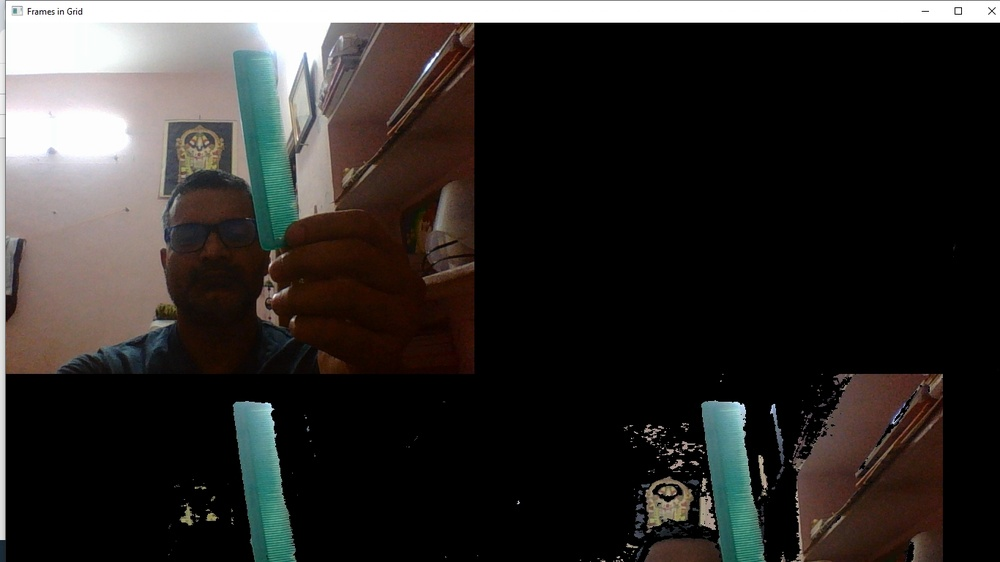
#> input picture Practical-images/HSV_Color_1.jpg, 1000 x 562 px, shrunk from 1366 x 768 before the run, given in place of the camera
$ jupyter execute Blue_Color_Mask.ipynb
#> lines starting #> are read from the running program, lines starting #| are printed output that depends on the picture; after the words box and inside, x2 and y2 are one past the last pixel; in counts of white or black regions, pixels touching at a corner belong together
[cell 1]
import cv2
import numpy as np

[cell 2]
cap = cv2.VideoCapture(0)

while True:
    _ , frame = cap.read()
#> frame is the input picture: shape (562, 1000, 3); mean B, G, R 43.5, 45.7, 48.8
    hsv_frame = cv2.cvtColor(frame, cv2.COLOR_BGR2HSV)
#> hsv_frame: shape (562, 1000, 3); mean H, S, V 16.2, 44.7, 51.3

    #Blue color
    low_blue = np.array([94, 80, 2])
    high_blue = np.array([126, 255, 255])
    blue_mask = cv2.inRange(hsv_frame, low_blue, high_blue)
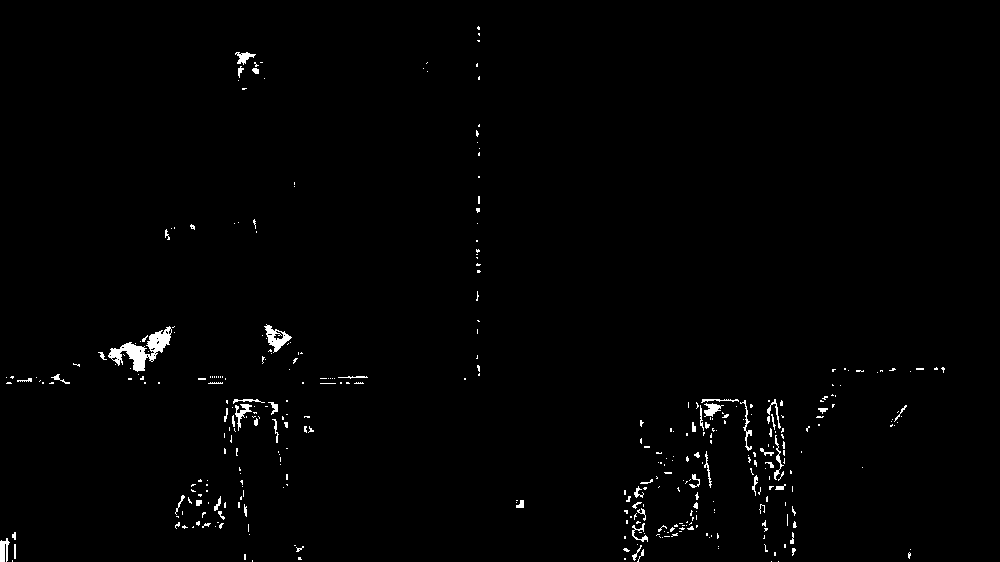
#> blue_mask: shape (562, 1000); 1.1% white; 376 white regions (318 under 20 px), largest, box (x1, y1, x2, y2) and area: (108, 326, 172, 372) 1019, (264, 324, 292, 353) 320, (0, 538, 10, 562) 161
    blue = cv2.bitwise_and(frame, frame, mask=blue_mask)
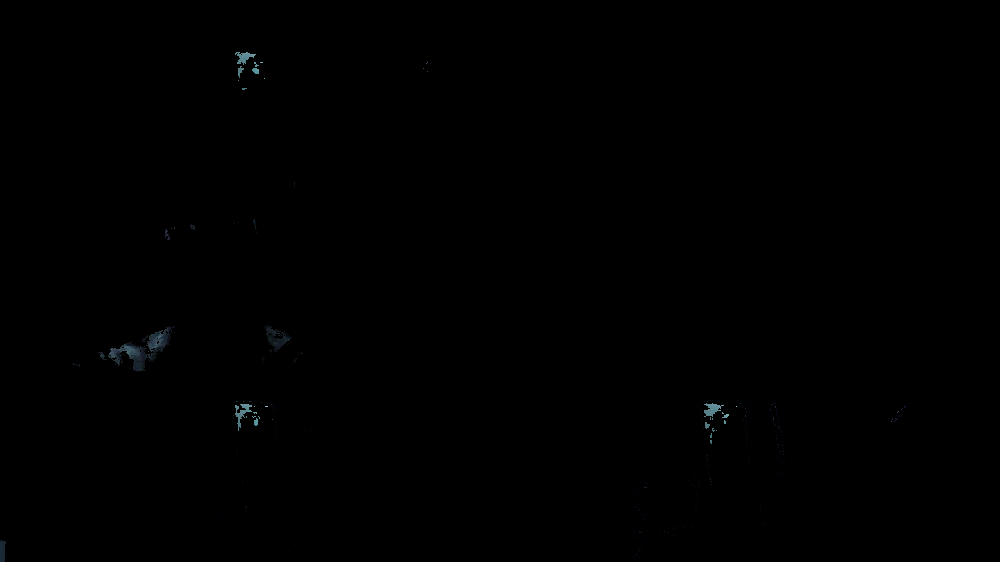
#> blue: shape (562, 1000, 3); mean B, G, R 0.3, 0.3, 0.2

    cv2.imshow("Frame", frame)
    cv2.imshow('Blue', blue)

    if cv2.waitKey(5) & 0xFF == ord('q'):
#> (key q is pressed here)
        break

cap.release()
cv2.destroyAllWindows()
